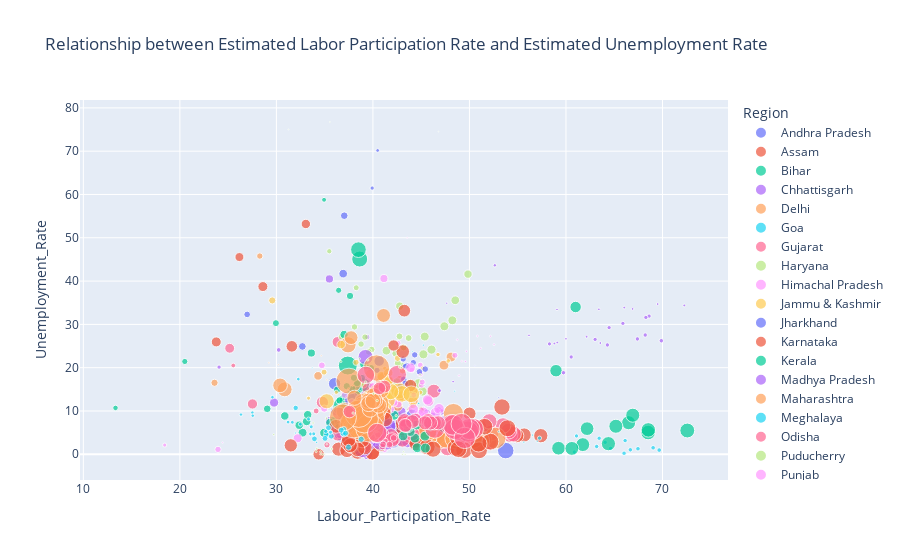

The code cell stored with this chart in its notebook:
### Code cell
fig = px.scatter(data_df1, x='Labour_Participation_Rate',
                 y='Unemployment_Rate', 
                 color='Region', 
                 size='Employed_Rate', 
                 hover_data=['Area'],
                 title='Relationship between Estimated Labor Participation Rate and Estimated Unemployment Rate')
fig.show()
